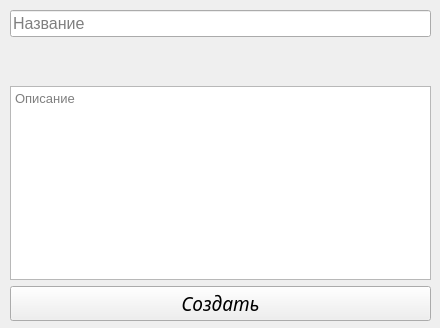
<?xml version="1.0" encoding="UTF-8"?>
<ui version="4.0">
 <class>Form</class>
 <widget class="QWidget" name="Form">
  <property name="geometry">
   <rect>
    <x>0</x>
    <y>0</y>
    <width>440</width>
    <height>328</height>
   </rect>
  </property>
  <property name="windowTitle">
   <string>Создание группы</string>
  </property>
  <widget class="QWidget" name="verticalLayoutWidget">
   <property name="geometry">
    <rect>
     <x>10</x>
     <y>10</y>
     <width>421</width>
     <height>311</height>
    </rect>
   </property>
   <layout class="QVBoxLayout" name="verticalLayout">
    <item>
     <widget class="QLineEdit" name="lineEdit">
      <property name="font">
       <font>
        <pointsize>12</pointsize>
       </font>
      </property>
      <property name="placeholderText">
       <string>Название</string>
      </property>
     </widget>
    </item>
    <item>
     <widget class="QLabel" name="label">
      <property name="font">
       <font>
        <family>Monotype Corsiva</family>
        <pointsize>20</pointsize>
        <italic>true</italic>
       </font>
      </property>
      <property name="text">
       <string/>
      </property>
     </widget>
    </item>
    <item>
     <widget class="QPlainTextEdit" name="plainTextEdit">
      <property name="font">
       <font>
        <pointsize>10</pointsize>
       </font>
      </property>
      <property name="placeholderText">
       <string>Описание</string>
      </property>
     </widget>
    </item>
    <item>
     <widget class="QPushButton" name="pushButton">
      <property name="font">
       <font>
        <family>Monotype Corsiva</family>
        <pointsize>14</pointsize>
        <italic>true</italic>
       </font>
      </property>
      <property name="text">
       <string>Создать</string>
      </property>
     </widget>
    </item>
   </layout>
  </widget>
 </widget>
 <resources/>
 <connections/>
</ui>
